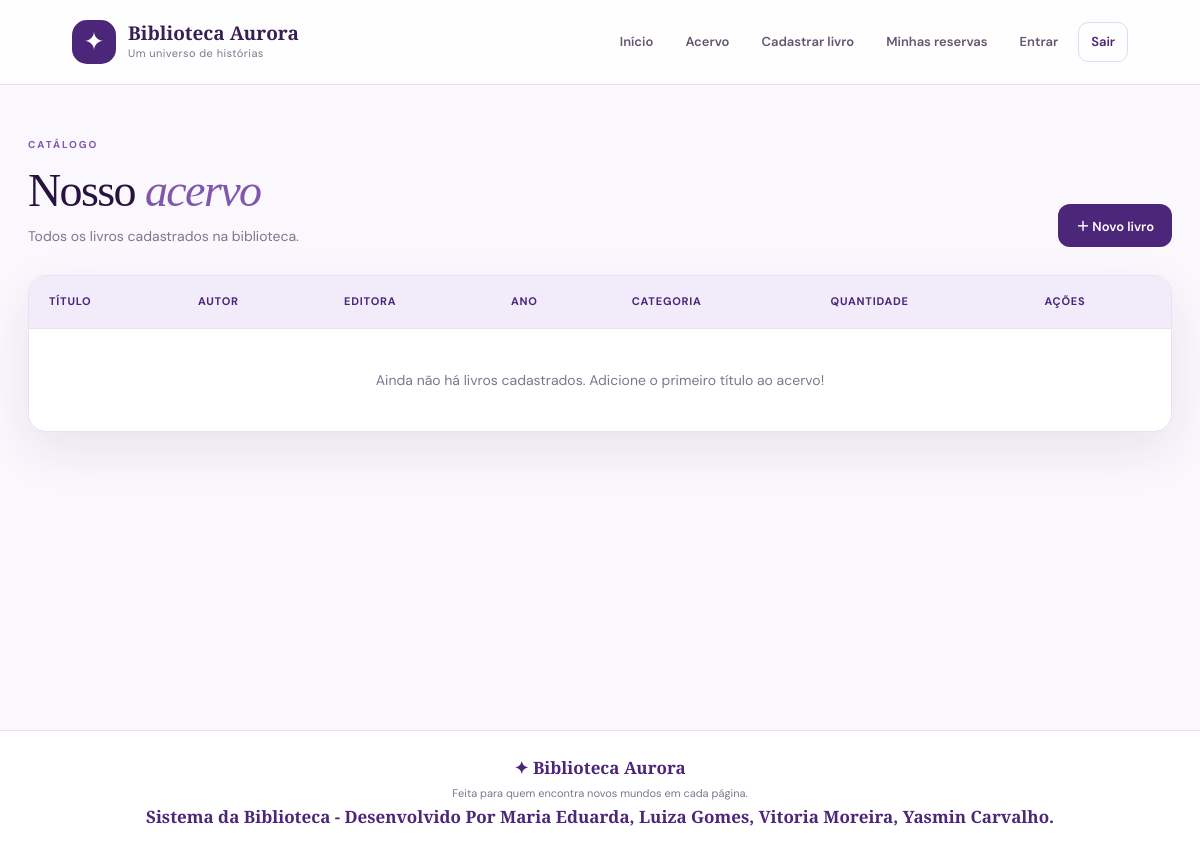
Before: /livros/listar.php (signed in) with the older database file.
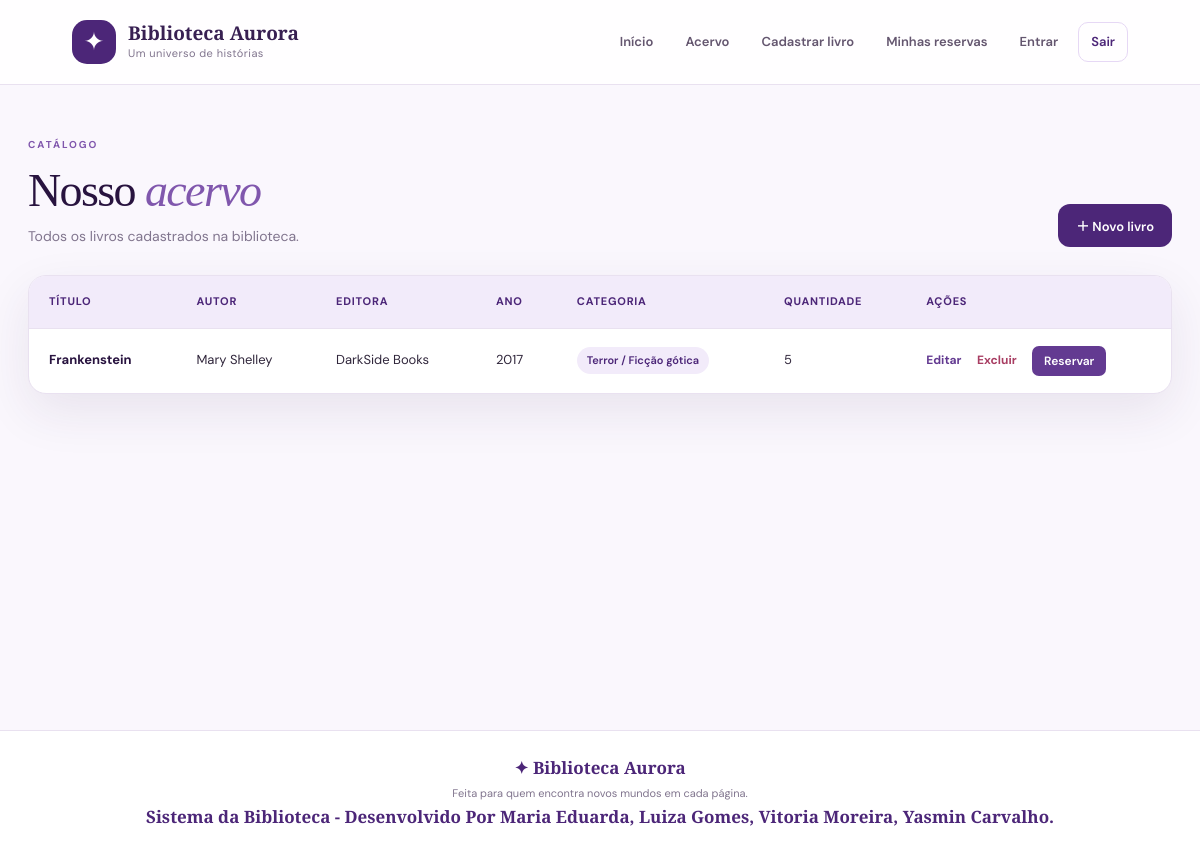
After: the same page with the newer database file.
### tables this page shows
CREATE TABLE `livros` (
  `id` int(11) NOT NULL,
  `titulo` varchar(100) NOT NULL,
  `Autor` varchar(100) NOT NULL,
  `Editora` varchar(100) DEFAULT NULL,
  `categoria` varchar(100) DEFAULT NULL,
  `ano_publicacao` int(11) DEFAULT NULL,
  `quantidade` int(11) NOT NULL
);

### livros/listar.php (the view, shortened to what this page needs)
<?php
require __DIR__ . '/../conexao.php';
require __DIR__ . '/../cabecalho.php';
$sql = "SELECT * FROM livros ORDER BY titulo";
$resultado = mysqli_query($conexao, $sql);
?>
<main class="content-main">
    <div class="page-heading">
        <div>
            <span class="eyebrow">CATÁLOGO</span>
            <h1>
                Nosso <em>acervo</em>
            </h1>
            <p>
                Todos os livros cadastrados na biblioteca.
            </p>
        </div>
        <a class="button button-primary" href="cadastrar.php">
            ＋ Novo livro
        </a>
    </div>
    <div class="table-wrap">
        <table>
            <thead>
                <tr>
                    <th>Título</th>
                    <th>Autor</th>
                    <th>Editora</th>
                    <th>Ano</th>
                    <th>Categoria</th>
                    <th>Quantidade</th>
                    <th>Ações</th>
                </tr>
            </thead>
            <tbody>
                <?php
                if ($resultado && mysqli_num_rows($resultado) > 0) {
                    while ($livro = mysqli_fetch_assoc($resultado)) {
                        ?>
                        <tr>
                            <td class="book-title">
                                <?php echo htmlspecialchars($livro['titulo']); ?>
                            </td>
                            <td>
                                <?php echo htmlspecialchars($livro['Autor'] ?? ''); ?>
                            </td>
                            <td>
                                <?php echo htmlspecialchars($livro['Editora'] ?? ''); ?>
                            </td>
                            <td>
                                <?php echo htmlspecialchars((string) $livro['ano_publicacao']); ?>
                            </td>
                            <td>
                                <span class="category-pill">
                                    <?php echo htmlspecialchars($livro['categoria']); ?>
                                </span>
                            </td>
                            <td>
                                <?php echo (int) $livro['quantidade']; ?>
                            </td>
                            <td class="actions">
                                <a href="editar.php?id=<?php echo $livro['id']; ?>" class="action-link">
                                    Editar
                                </a>
                                <a href="excluir.php?id=<?php echo $livro['id']; ?>" class="action-link action-delete">
                                    Excluir
                                </a>
                                <form action="../reservas/criar.php" method="POST" class="form-reservar">
                                    <button type="submit" class="btn-reservar">Reservar</button>
                                </form>
                            </td>
                        </tr>
                        <?php
                    }
                } else {
                    ?>
                    <tr>
                        <td colspan="7" class="empty-state">
                            Ainda não há livros cadastrados.
                            Adicione o primeiro título ao acervo!
                        </td>
                    </tr>
                <?php } ?>
            </tbody>
        </table>
    </div>
</main>
<?php
require __DIR__ . '/../rodape.php';
?>

### cabecalho.php (shortened to what this page needs)
<?php
$base_url = '/Projetofinal_bibliotecaphp/';
?>
<!DOCTYPE html>
<html lang="pt-br">
<head>
    <link rel="stylesheet" href="<?php echo $base_url; ?>/css/estilo.css">
</head>
<body>
<header class="site-header">
  <a class="brand" href="<?php echo $base_url; ?>index.php"><span class="brand-icon">✦</span><span><strong>Biblioteca Aurora</strong><small>Um universo de histórias</small></span></a>
  <nav class="main-nav">
    <a href="<?php echo $base_url; ?>index.php">Início</a>
    <a href="<?php echo $base_url; ?>livros/listar.php">Acervo</a>
    <a href="<?php echo $base_url; ?>livros/cadastrar.php">Cadastrar livro</a>
    <a href="../reservas/listar.php">Minhas reservas</a>
    <a href="<?php echo $base_url; ?>login.php">Entrar</a>
    <a class="nav-exit" href="<?php echo $base_url; ?>logout.php">Sair</a>
  </nav>
</header>

### rodape.php
<footer class="site-footer">
    <p>✦ Biblioteca Aurora</p><span>Feita para quem encontra novos mundos em cada página.</span>
    <p>Sistema da Biblioteca - Desenvolvido Por Maria Eduarda, Luiza Gomes, Vitoria Moreira, Yasmin Carvalho.</p>
</footer>
</body>
</html>

Changed rows visible on the page:
added livros: titulo "Frankenstein", Autor "Mary Shelley", Editora "DarkSide Books", ano_publicacao "2017", categoria "Terror / Ficção gótica", quantidade "5"
Other visible differences:
text no longer shown: "Ainda não há livros cadastrados. Adicione o primeiro título ao acervo!"
